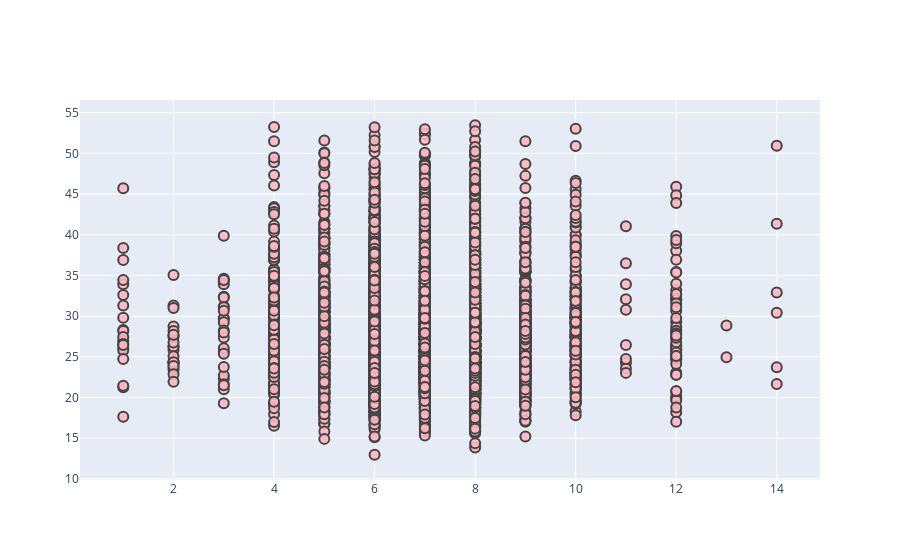

The notebook cell saved with this chart:
### Code cell
trace = go.Scatter(
    x = df['SleepTime'],
    y = df['BMI'],
    mode = 'markers',
    marker = dict(
        size = 10,
        color = 'rgba(255, 182, 193, .9)',
        line = dict(
            width = 2,
        )
    )
)

data = [trace]

# Plot and embed in ipython notebook!
plotly.offline.iplot(data, filename='scatter')

### Figure 1 — Plotly figure (JSON) as saved in the notebook; plotly's stock layout.template omitted (floating-point values rounded to 4 significant figures; data arrays with more than 128 entries replaced by an {"elided": "..."} marker saying what was removed)
{"data": [{"marker": {"color": "rgba(255, 182, 193, .9)", "line": {"width": 2}, "size": 10}, "mode": "markers", "type": "scatter", "x": {"elided": "10000 int values"}, "y": {"elided": "10000 float values"}}], "layout": {}}
